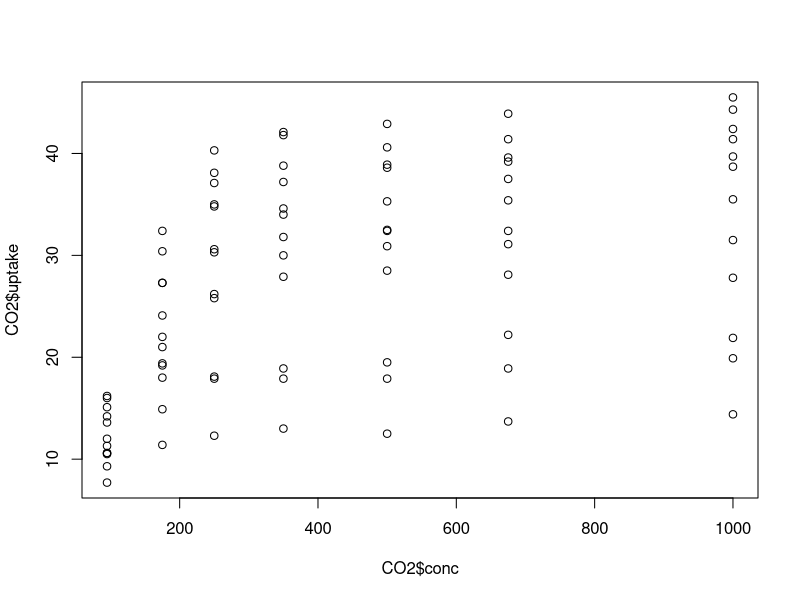
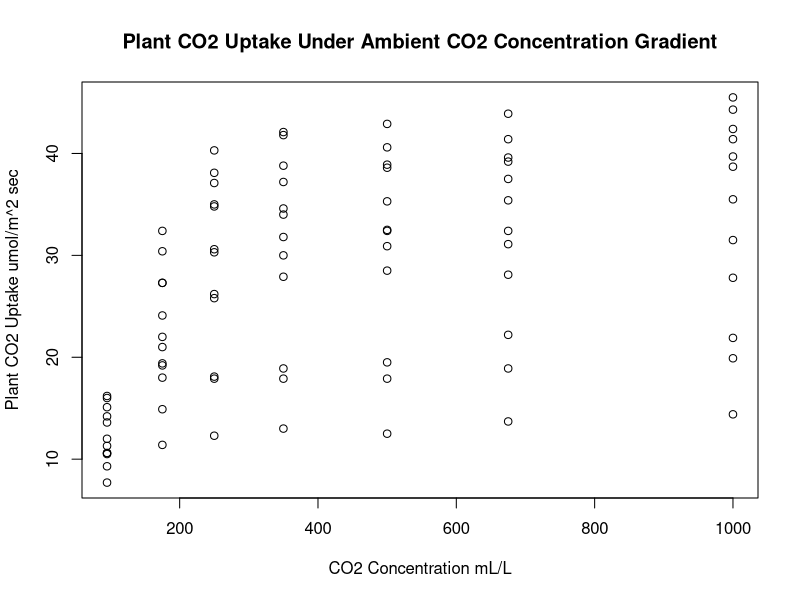
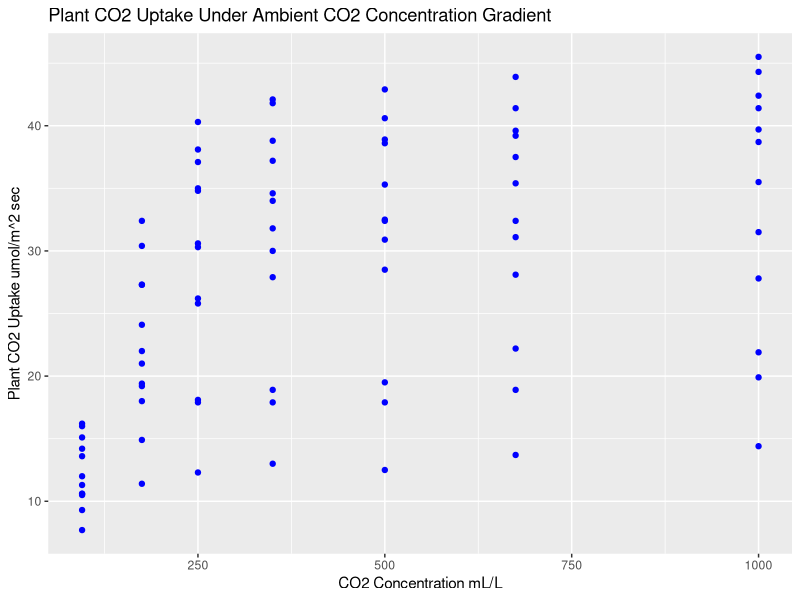
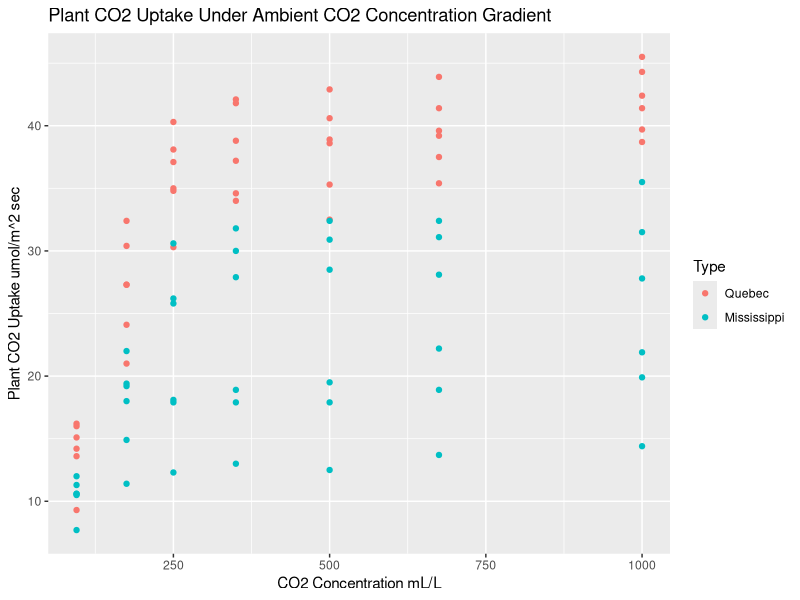
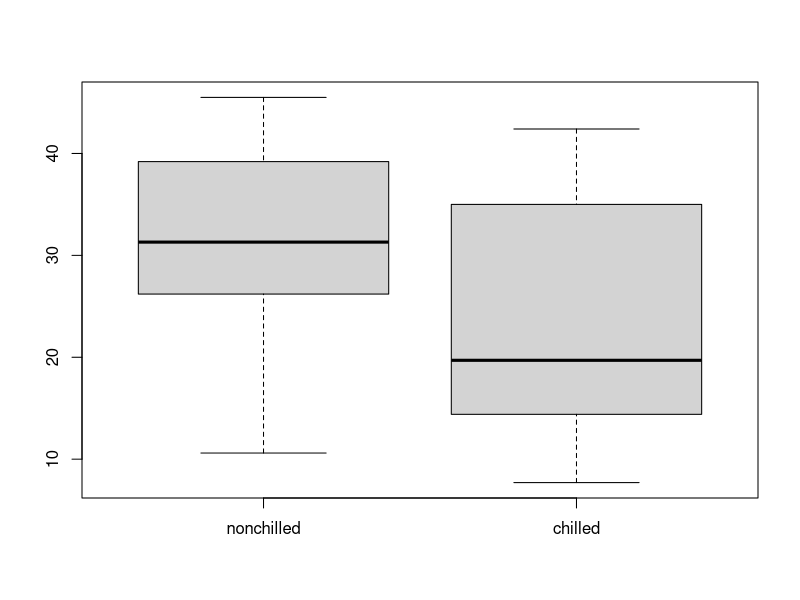
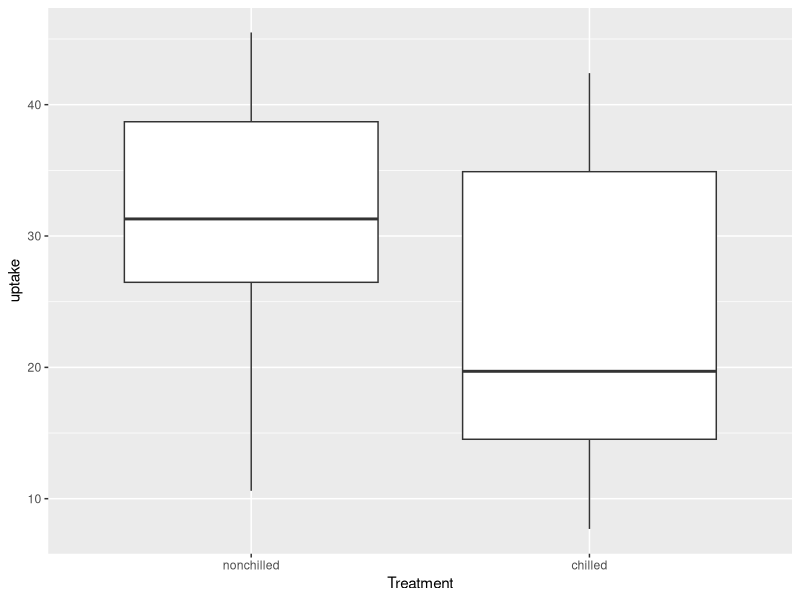
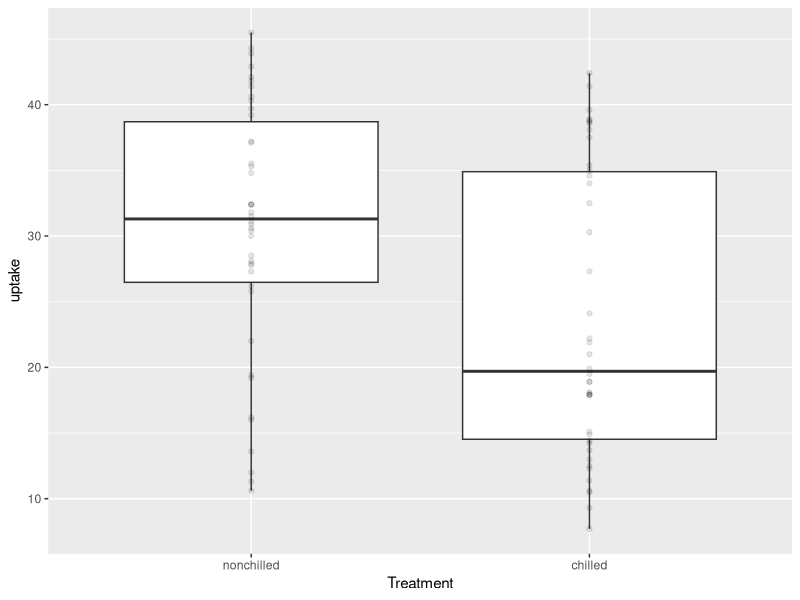
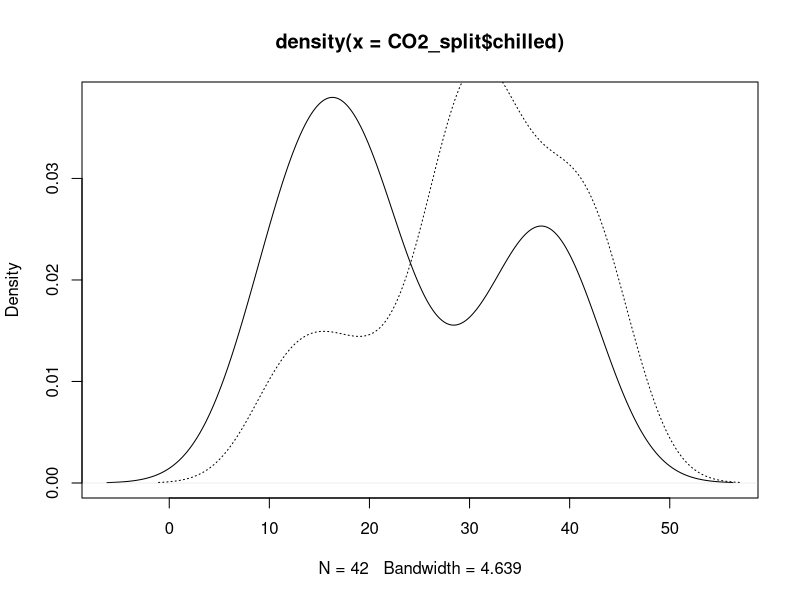

Source code (R) for these figures, in order:
# Introduction to plotting in R

# Don't forget to try the vignettes at the bottom of each help page!

# Setup ----------------------------------------------------------------------------------------------------------------------------------

library(ggplot2) # Load the library for ggplot2 as we will use it later.

# Save data from internal `datasets` package as a new object.
# This dataset is observations of CO2 uptake by plants originating from
# different locations, and with different temperature treatments performed.
CO2 = datasets::CO2

# Remind us what it looks like - three columns of character vectors represented as 'factors', and two numeric columns
head(CO2)

# More specific information about the structure (str) of the data
str(CO2)

# Visualization types --------------------------------------------------------------------------------------------------------------------------------------------

## Plots of data distribution in one dimension ######################

### Histogram - group the data into bins (default or custom defined) spanning the range of the data and display frequency of each bin.
?hist

### Density - Smooth out the data and display density (analogous to continuous frequency) of data along the range of the data.
?density # Combine with plot() to vizualize; i.e. plot(density(x))

### Dotchart - Display all point values along one dimension.
?dotchart


## Plots in two-dimension ###########################

### Ordinary point plotting
?plot # Plot points along x and y axes. Follow with points() for additional points from related data, or lines(); examples below.

### Grid plotting with grid cell values
?image # Plot a raster 'image', which is a set of coordinates x & y, and cell values z. 

### Box plot - Group the data along discrete factors, and display median, interquartile range (whiskers), and outliers
?boxplot



# What makes a good visualization? 
# * Plots should have a **purpose**, a clearly defined set of variables and a message being conveyed. 
# * Plots should be succinct and uncluttered so as to allow easy interpretation of the purpose. 
# * Plots should be comprehensive, representing the data accurately and fairly.

# Explore the data with simpler plots, then make them pretty!


# Visualization 1 ------------------------------------------------------------------------------------------------

# Changing ambient CO2 should affect CO2 uptake - less CO2 available might imply a slower uptake rate. Can we visualize this?

# We have two numeric vectors within the dataframe ; this is a good candidate for a simple point plot
class(CO2$conc)
class(CO2$uptake)


# Plot opens up the plotting window defaulting to the ranges of the data initially passed to plot()

plot(x = CO2$conc, y = CO2$uptake) # Commentary:
# # # # # # # # # # # # # # # # # # # # # # # # # # # # # # # # # # # # # # # # 
# There's some increase in uptake at the lower end of the concentration
# gradient, but it doesn't really increase much after ~250 mL/L

# It may imply that CO2 concentration is only a limiting factor at very low
# levels and does not drive uptake at higher concentrations
# # # # # # # # # # # # # # # # # # # # # # # # # # # # # # # # # # # # # # # # 

# Format the plot a little better. If the line gets too long, you can add breaks AFTER commas.

plot(x = CO2$conc, y = CO2$uptake, 
     xlab = 'CO2 Concentration mL/L', 
     ylab = 'Plant CO2 Uptake umol/m^2 sec', 
     main = 'Plant CO2 Uptake Under Ambient CO2 Concentration Gradient')

# Do the same in ggplot2

# In ggplot we have geoms that handle different types of plots, and we typically want to use data frames. 
# Variables are passed into a function `aes()`; these are things related to the data values themselves.

# ggplot2 skeleton is as follows

# Example:

# p = ggplot() +                                                  ### The function to get the plot started ggplot(). Add plot types, or 'geoms' after using the plus (+). 
                                                                  ### Optionally pass data inside parentheses. Can save to object (as shown), or plot directly without saving (no asssignment).

#   geom_point(data = data, aes(x = x_column_name,                ### Add a layer. Specify the data frame to be used in `data`. Specify VARIABLES within aes(). Specify FIXED characters outside.
#                               y = y_column_name), color = 'blue') +

#   geom_point(data = other_data, aes(x = x_column_name,          ### Add another layer from different data. NOTICE here that the color is now set to be dependent upon the `z` column in `other_data`.
#                                     y = y_column_name, 
#                                     color = z_column_name)) +  

#   geom_text(aes(x = 0, y = 0, label = 'label text'))            ### Add another layer. NOTICE that x and y are technically 'fixed' in this example, but position information almost always goes into aes().

#   ggtitle("Main title") + xlab("X label") + ylab("Y label")     ### Add labels and such; note this doesn't have to come last.

# Make the above plot:

ggplot() + 
  geom_point(data = CO2, aes(x = conc, y = uptake), color = 'blue') + 
  ggtitle("Plant CO2 Uptake Under Ambient CO2 Concentration Gradient") + 
  xlab("CO2 Concentration mL/L") + ylab("Plant CO2 Uptake umol/m^2 sec")

# What if we want color to depend on something, say where the plant came from?
# We can specify color to depend upon a column in the data frame, but we move
# the color argument INSIDE aes() now. ggplot automatically adds a legend:

ggplot() + 
  geom_point(data = CO2, aes(x = conc, y = uptake, color = Type)) + 
  ggtitle("Plant CO2 Uptake Under Ambient CO2 Concentration Gradient") + 
  xlab("CO2 Concentration mL/L") + ylab("Plant CO2 Uptake umol/m^2 sec")

# Adds a little more insight - Quebec plants almost always take up more CO2 than MS plants at the same ambient concentration!



# Visualization 2 ------------------------------------------------------------------------------------------------

# Biological processes are usually temperature mediated. We should expect higher
# respiration (CO2 uptake) with higher temperatures. What are the temp
# treatments? 'levels' extracts the unique factors from a 'factor' vector. In
# this case, 'chilled' and 'nonchilled' represented as 1's and 2's

levels(CO2$Treatment)

# We're interested in the distribution of uptake as it relates to treatment. How can we visualize this?
# * Box plot - grouping along a discrete variable (treatment) and display distribution of data
# * Density plot with line type determined by factor
# * Points colored by factor

# Split data frame by treatment. Makes two lists of CO2$uptake separated by treatment. 
# Note : if you wrap any assignment with parentheses like below, it will automatically print the object you just assigned.
(CO2_split = split(CO2$uptake, CO2$Treatment))

# Box plot - 'split' first by treatment and plot
boxplot(CO2_split)

# Do the same in ggplot: notice how much simpler it is to separate factors...
ggplot() + 
  geom_boxplot(data = CO2, aes(x = Treatment, y = uptake))

# Sometimes good to add the data on as well, for visualization. 
# Use alpha (transparency) to make it less intrusive and visualize density of data
ggplot() + 
  geom_boxplot(data = CO2, aes(x = Treatment, y = uptake)) + 
  geom_point(data = CO2, aes(x = Treatment, y = uptake), alpha = 0.1)

# Commentary:
# Chilled plants seem to take up slightly less CO2 (though we haven't tested for significance!)

# Plot density - notice that the window of the first plot cuts off the second! 
plot( density (CO2_split$chilled) )
lines( density( CO2_split$nonchilled ) , lty=3)

# Need to set window to all the data first

plot(x = c(-1,60), y = c(0,0.043), type = 'n')
lines( density( CO2_split$chilled) )
lines( density( CO2_split$nonchilled ) , lty=3)

# Nice, but it would take a lot less work if it were automatic. Do this in ggplot

ggplot(data = CO2) + 
  geom_density(aes(x = uptake, linetype = Treatment)) # So much simpler - one command! No splitting, no fiddling with windows.

# Exercises -----------------------------------------------------------------------------

# Use the trees dataset. Observe the structure (str) of the dataset and plot all three variables on one chart.

# Make your plot pretty! Change the colors to something that appeals you.